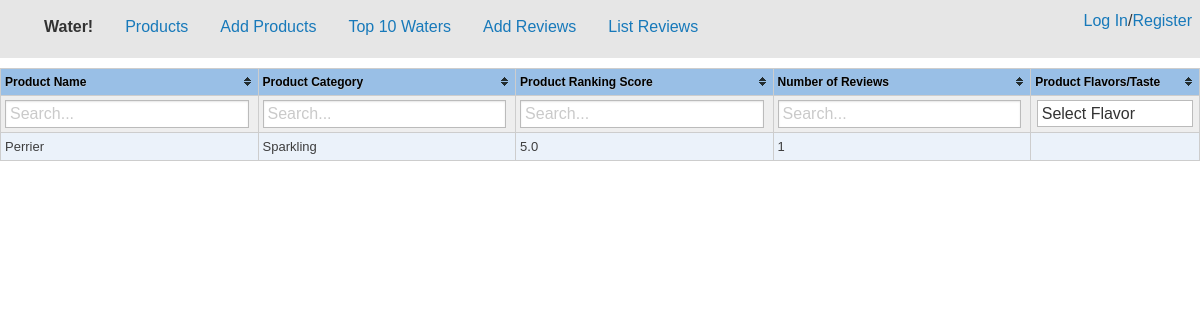
/, run on an earlier commit of the app's database.
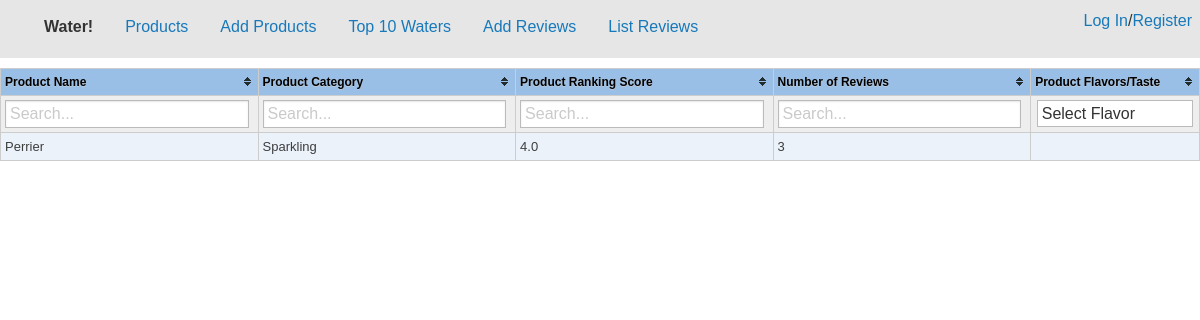
And on a later commit of the database.
### AddWater/models.py (models this page shows, shortened)
class Products(models.Model):
    ProductName = models.CharField(max_length=100, unique=True)
    CATEGORY_CHOICES = (
        ('Sparkling', 'Sparkling'),
        ('Flat', 'Flat'),
    )
    ProductCategory = models.CharField(max_length=9, choices=CATEGORY_CHOICES)
    ProductTotalScore = models.PositiveSmallIntegerField()
    NumberofReviews = models.PositiveSmallIntegerField()
    ProductFlavor = models.OneToOneField(Flavors)
    INT_CHOICES = (
        (1, '1'),
        (2, '2'),
        (3, '3'),
        (4, '4'),
        (5, '5'),
    )

### AddWater/views.py (the view)
# urls.py: url(r'^$', views.products, name='products'),
def products(request):
    productsByName = Products.objects.order_by('ProductName')
    productsByScore = Products.objects.order_by('-ProductTotalScore')
    for element in productsByScore:
        if element.NumberofReviews != 0:
            element.ProductTotalScore = element.ProductTotalScore / element.NumberofReviews
    for element in productsByName:
        if element.NumberofReviews != 0:
            element.ProductTotalScore = element.ProductTotalScore / element.NumberofReviews
    context = {
        'title': "Home",
        'content': productsByName,
        'scoreSort': productsByScore
    }
    return render(request, 'products.html', context)

### AddWater/templates/products.html (shortened to what this page needs)
{% extends "home.html" %}
{% block content %}
    <table id="prodTable" class="tablesorter">
    <thead>
    <tr>
        <th>Product Name</th>
        <th>Product Category</th>
        <th>Product Ranking Score</th>
        <th>Number of Reviews</th>
        <th class="username filter-select" data-placeholder="Select Flavor">Product Flavors/Taste</th>
    </tr>
    </thead>
    <tbody>
{% for element in content %}
    <tr>
    <div id="{{ element.ProductName }}">
            <td> {{ element.ProductName }}</td>
            <td> {{ element.ProductCategory }}</td>
            <td> {{ element.ProductTotalScore }}</td>
            <td> {{ element.NumberofReviews }}</td>
            <td> {{ element.ProductFlavor }}</td>
    </div>
    </tr>
    {% endfor %}
    </tbody>
    </table>
{% endblock %}

What changed in the data, as far as the page shows it:
changed Products "Perrier": ProductTotalScore "5.0" → "4.0"; NumberofReviews "1" → "3"
